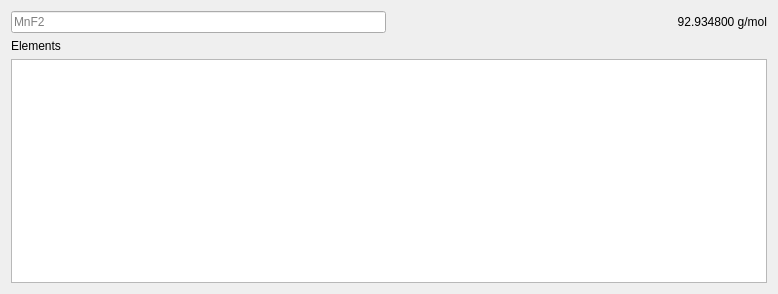
<?xml version="1.0" encoding="UTF-8"?>
<ui version="4.0">
 <class>Form</class>
 <widget class="QWidget" name="Form">
  <property name="geometry">
   <rect>
    <x>0</x>
    <y>0</y>
    <width>778</width>
    <height>294</height>
   </rect>
  </property>
  <property name="sizePolicy">
   <sizepolicy hsizetype="Fixed" vsizetype="Preferred">
    <horstretch>0</horstretch>
    <verstretch>0</verstretch>
   </sizepolicy>
  </property>
  <property name="minimumSize">
   <size>
    <width>778</width>
    <height>0</height>
   </size>
  </property>
  <property name="maximumSize">
   <size>
    <width>778</width>
    <height>16777215</height>
   </size>
  </property>
  <property name="windowTitle">
   <string>Molecular Calculation</string>
  </property>
  <layout class="QVBoxLayout" name="verticalLayout">
   <item>
    <layout class="QHBoxLayout" name="horizontalLayout">
     <item>
      <widget class="QLineEdit" name="MolecularCalculationManager_sampleFormula_lineEdit">
       <property name="sizePolicy">
        <sizepolicy hsizetype="Preferred" vsizetype="Fixed">
         <horstretch>0</horstretch>
         <verstretch>0</verstretch>
        </sizepolicy>
       </property>
       <property name="toolTip">
        <string>Chemical formula of sample</string>
       </property>
       <property name="placeholderText">
        <string>MnF2</string>
       </property>
      </widget>
     </item>
     <item>
      <widget class="QLabel" name="MolecularCalculationManager_sampleMolarMass_label">
       <property name="text">
        <string>92.934800 g/mol</string>
       </property>
       <property name="alignment">
        <set>Qt::AlignRight|Qt::AlignTrailing|Qt::AlignVCenter</set>
       </property>
      </widget>
     </item>
    </layout>
   </item>
   <item>
    <widget class="QLabel" name="MolecularCalculationManager_listView_label">
     <property name="text">
      <string>Elements</string>
     </property>
    </widget>
   </item>
   <item>
    <widget class="QTableView" name="MolecularCalculationManager_molarMass_tableView">
     <property name="editTriggers">
      <set>QAbstractItemView::NoEditTriggers</set>
     </property>
     <attribute name="horizontalHeaderDefaultSectionSize">
      <number>245</number>
     </attribute>
     <attribute name="verticalHeaderVisible">
      <bool>false</bool>
     </attribute>
    </widget>
   </item>
  </layout>
 </widget>
 <resources/>
 <connections/>
</ui>
